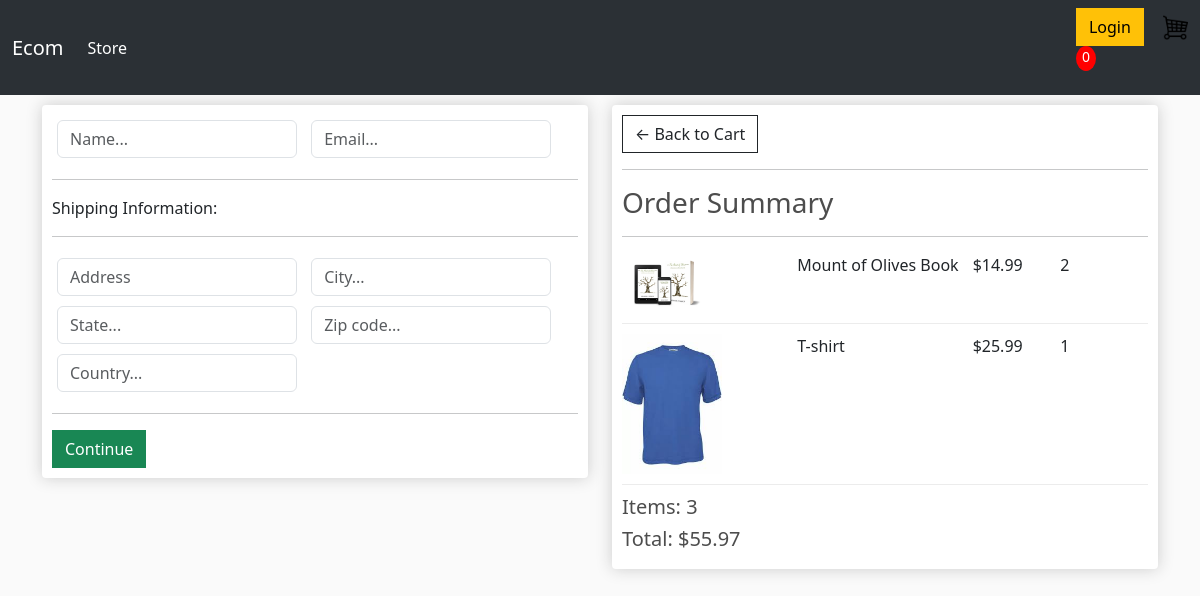
Screenshot of /checkout/ (signed in) with the database file from the repository.
### store/models.py (models this page shows, shortened)
class OrderItem(models.Model):
    product = models.ForeignKey(Product, on_delete=models.SET_NULL,null=True)
    order = models.ForeignKey(Order, on_delete=models.SET_NULL, null=True)
    quantity = models.IntegerField(default=0,null=True,blank=True)
    date_added = models.DateTimeField(auto_now_add=True)
    @property
    def get_total(self):
        total = self.product.price * self.quantity
        return total

class Product(models.Model):
    name = models.CharField(max_length=200,null=True)
    price = models.FloatField()
    digital = models.BooleanField(default=False, null=True, blank=False)
    image = models.ImageField(null=True, blank=True)
    @property
    def imageURL(self):
        try:
            url = self.image.url
        except:
            url = ''
        return url

class Order(models.Model):
    customer = models.ForeignKey(Customer,on_delete=models.SET_NULL, null=True,blank=False)
    date_ordered = models.DateTimeField(auto_now_add=True)
    complete = models.BooleanField(default=False)
    tansaction_id = models.CharField(max_length=100, null=True)
    @property
    def get_cart_total(self):
        orderitems = self.orderitem_set.all()
        total = sum([item.get_total for item in orderitems])
        return total
    @property
    def get_cart_items(self):
        orderitems = self.orderitem_set.all()
        total = sum([item.quantity for item in orderitems])
        return total

### store/views.py (the view)
# urls.py: path('checkout/', views.checkout, name="checkout"),
def checkout(request):
    if request.user.is_authenticated:
        customer = request.user.customer
        order, created = Order.objects.get_or_create(customer=customer, complete=False)
        items = order.orderitem_set.all()
    else:
        items = []
        order = {'get_cart_total': 0, 'get_cart_items': 0}
    context = {'items': items, 'order': order}
    return render(request, 'store/checkout.html', context)

### store/templates/store/checkout.html (shortened to what this page needs)
{% extends 'store/main.html' %}
{% load static %}
{%block content %}
    <div class="row">
        <div class="col-lg-6">
            <div class="box-element" id="form-wrapper">
                <form id="form">
                    <div id="user-info">
                        <div class="form-field">
                            <input required class="form-control" type="text" name="name" placeholder="Name...">
                        </div>
                        <div class="form-field">
                            <input required class="form-control" type="text" name="email" placeholder="Email...">
                        </div>
                    </div>
                    <div id="shipping-info">
                        <hr/>
                        <p>Shipping Information:</p>
                        <hr/>
                        <div class="form-field">
                            <input class="form-control" type="text" name="address" placeholder="Address" />
                        </div>
                        <div class="form-field">
                            <input class="form-control" type="text" name="city" placeholder="City..." />
                        </div>
                        <div class="form-field">
                            <input class="form-control" type="text" name="state" placeholder="State..." />
                        </div>
                        <div class="form-field">
                            <input class="form-control" type="text" name="zipcode" placeholder="Zip code..." />
                        </div>
                        <div class="form-field">
                            <input class="form-control" type="text" name="country" placeholder="Country..." />
                        </div>
                    </div>
                    <hr/>
                    <input id="form-button" class="btn btn-success" type="submit" value="Continue"/>
                </form>
            </div>
        </div>
        <div class="col-lg-6">
            <div class="box-element">
                <a class="btn btn-outline-dark" href="{% url 'cart'%}">&#x2190; Back to Cart</a>
                <hr/>
                <h3>Order Summary</h3>
                <hr/>
                {% for item in items %}
                <div class="cart-row">
                    <div style="flex:2"><img class="row-image" src="{{ item.product.imageURL }}"/></div>
                    <div style="flex:2"><p>{{ item.product.name }}</p></div>
                    <div style="flex:1"><p>${{ item.product.price }}</p></div>
                    <div style="flex:1"><p>{{ item.quantity }}</p></div>
                </div>
                {% endfor %}
                <h5>Items: {{order.get_cart_items}}</h5>
                <h5>Total: ${{order.get_cart_total|floatformat:2}}</h5>
            </div>
        </div>
    </div>
{% endblock content %}

### static/css/main.css (style rules this page uses)
body { background-color: hsl(0, 0%, 98%); }
h1,h2,h3,h4,h5,h6 { color:hsl(0, 0%, 30%); }
.box-element { box-shadow:hsl(0, 0%, 80%) 0 0 16px; background-color: #fff; border-radius: 4px; padding: 10px; }
.col-lg-4, .col-lg-6, .col-lg-8, .col-lg-12 { margin-top: 10px; }
.btn { border-radius: 0; }
.row-image { width: 100px; }
.form-field { width:250px; display: inline-block; padding: 5px; }
.cart-row { display: flex; align-items: flex-stretch; padding-bottom: 10px; margin-bottom: 10px; border-bottom: 1px solid #ececec; }

### rows the page displays
OrderItem: product.imageURL (picture), product.name "Mount of Olives Book", product.price "14.99", quantity "2"
OrderItem: product.imageURL (picture), product.name "T-shirt", product.price "25.99", quantity "1"
Order: get_cart_items "3", get_cart_total "55.97"
